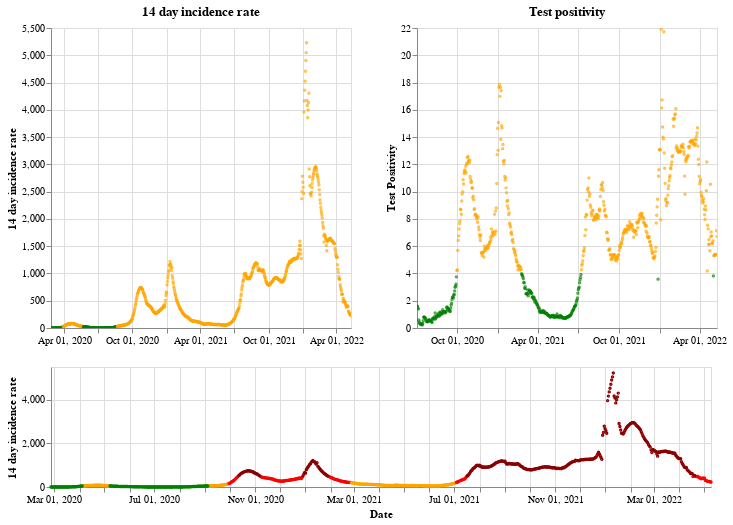

Write notebook code for a chart like this one.
### Markdown cell above
## Northern Ireland

### Code cell
plot_traffic_light('Northern Ireland')

### Figure 1 — Vega-Lite specification as saved in the notebook (floating-point values rounded to 4 significant figures; data arrays with more than 128 entries replaced by an {"elided": "..."} marker saying what was removed)
{"config": {"view": {"continuousWidth": 400, "continuousHeight": 300}}, "vconcat": [{"hconcat": [{"mark": {"type": "point", "size": 2}, "encoding": {"color": {"condition": {"value": "green", "test": "(datum.twoWeeklyCasesRate <= 25)"}, "value": "orange"}, "tooltip": [{"type": "nominal", "field": "areaName"}, {"type": "temporal", "field": "date"}, {"type": "quantitative", "field": "twoWeeklyCasesRate"}, {"type": "quantitative", "field": "testPositivity"}], "x": {"type": "temporal", "axis": {"title": ""}, "field": "date", "scale": {"domain": {"selection": "DateBrush"}}, "timeUnit": "yearmonthdate"}, "y": {"type": "quantitative", "axis": {"title": "14 day incidence rate"}, "field": "twoWeeklyCasesRate"}}, "title": "14 day incidence rate", "width": 300}, {"mark": {"type": "point", "size": 2}, "encoding": {"color": {"condition": {"value": "green", "test": "(datum.testPositivity <= 4)"}, "value": "orange"}, "tooltip": [{"type": "nominal", "field": "areaName"}, {"type": "temporal", "field": "date"}, {"type": "quantitative", "field": "twoWeeklyCasesRate"}, {"type": "quantitative", "field": "testPositivity"}], "x": {"type": "temporal", "axis": {"title": ""}, "field": "date", "scale": {"domain": {"selection": "DateBrush"}}, "timeUnit": "yearmonthdate"}, "y": {"type": "quantitative", "axis": {"title": "Test Positivity"}, "field": "testPositivity"}}, "title": "Test positivity", "width": 300}]}, {"layer": [{"mark": {"type": "point", "size": 2}, "encoding": {"color": {"condition": {"value": "orange", "test": "(((datum.testPositivity < 4) && (datum.twoWeeklyCasesRate >= 50)) && (datum.twoWeeklyCasesRate < 200))"}, "value": "red"}, "opacity": {"condition": {"value": 1, "test": "((datum.twoWeeklyCasesRate >= 50) && (datum.twoWeeklyCasesRate < 500))"}, "value": 0}, "tooltip": [{"type": "nominal", "field": "areaName"}, {"type": "temporal", "field": "date"}, {"type": "quantitative", "field": "twoWeeklyCasesRate"}, {"type": "quantitative", "field": "testPositivity"}], "x": {"type": "temporal", "axis": {"title": "Date"}, "field": "date", "timeUnit": "yearmonthdate"}, "y": {"type": "quantitative", "axis": {"title": "14 day incidence rate"}, "field": "twoWeeklyCasesRate"}}, "selection": {"DateBrush": {"type": "interval", "encodings": ["x"], "fields": ["Time"]}}}, {"mark": {"type": "point", "size": 2}, "encoding": {"color": {"value": "darkred"}, "opacity": {"condition": {"value": 1, "test": "(datum.twoWeeklyCasesRate >= 500)"}, "value": 0}, "tooltip": [{"type": "nominal", "field": "areaName"}, {"type": "temporal", "field": "date"}, {"type": "quantitative", "field": "twoWeeklyCasesRate"}, {"type": "quantitative", "field": "testPositivity"}], "x": {"type": "temporal", "axis": {"title": "Date"}, "field": "date", "timeUnit": "yearmonthdate"}, "y": {"type": "quantitative", "axis": {"title": "14 day incidence rate"}, "field": "twoWeeklyCasesRate"}}}, {"mark": {"type": "point", "size": 2}, "encoding": {"color": {"condition": {"value": "green", "test": "((datum.testPositivity < 4) && (datum.twoWeeklyCasesRate < 50))"}, "value": "orange"}, "opacity": {"condition": {"value": 1, "test": "(datum.twoWeeklyCasesRate < 50)"}, "value": 0}, "tooltip": [{"type": "nominal", "field": "areaName"}, {"type": "temporal", "field": "date"}, {"type": "quantitative", "field": "twoWeeklyCasesRate"}, {"type": "quantitative", "field": "testPositivity"}], "x": {"type": "temporal", "axis": {"title": "Date"}, "field": "date", "timeUnit": "yearmonthdate"}, "y": {"type": "quantitative", "axis": {"title": "14 day incidence rate"}, "field": "twoWeeklyCasesRate"}}}], "height": 120, "width": 660}], "data": {"name": "data-d5e8905f617770a14ff7b0cd141d67a5"}, "$schema": "https://vega.github.io/schema/vega-lite/v4.8.1.json", "datasets": {"data-d5e8905f617770a14ff7b0cd141d67a5": {"elided": "805 records"}}}
